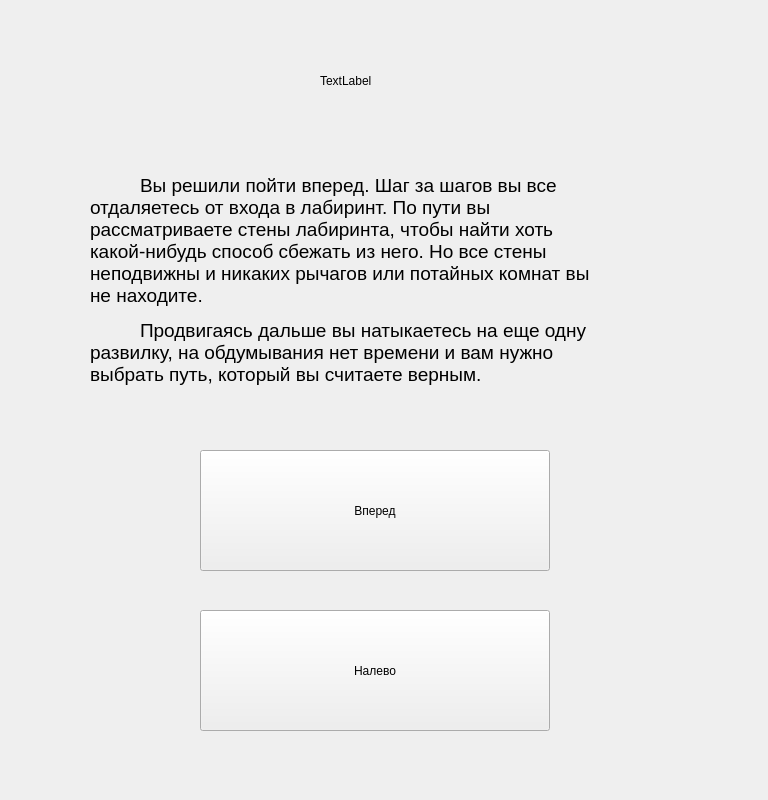
<?xml version="1.0" encoding="UTF-8"?>
<ui version="4.0">
 <class>Vpered1</class>
 <widget class="QWidget" name="Vpered1">
  <property name="geometry">
   <rect>
    <x>0</x>
    <y>0</y>
    <width>768</width>
    <height>800</height>
   </rect>
  </property>
  <property name="windowTitle">
   <string>Form</string>
  </property>
  <widget class="QPushButton" name="pushButton">
   <property name="geometry">
    <rect>
     <x>200</x>
     <y>450</y>
     <width>350</width>
     <height>121</height>
    </rect>
   </property>
   <property name="text">
    <string>Вперед</string>
   </property>
  </widget>
  <widget class="QPushButton" name="pushButton_2">
   <property name="geometry">
    <rect>
     <x>200</x>
     <y>610</y>
     <width>350</width>
     <height>121</height>
    </rect>
   </property>
   <property name="text">
    <string>Налево</string>
   </property>
  </widget>
  <widget class="QLabel" name="label_2">
   <property name="geometry">
    <rect>
     <x>90</x>
     <y>120</y>
     <width>631</width>
     <height>321</height>
    </rect>
   </property>
   <property name="text">
    <string>&lt;html&gt;&lt;head/&gt;&lt;style&gt; p {text-indent: 50px} &lt;/style&gt;&lt;body&gt;&lt;p&gt;&lt;span style=&quot; font-size:14pt;&quot;&gt;Вы решили пойти вперед. Шаг за шагов вы все&lt;br/&gt;отдаляетесь от входа в лабиринт. По пути вы&lt;br/&gt;рассматриваете стены лабиринта, чтобы найти хоть&lt;br/&gt;какой-нибудь способ сбежать из него. Но все стены&lt;br/&gt;неподвижны и никаких рычагов или потайных комнат вы&lt;br/&gt;не находите.&lt;/span&gt;&lt;/p&gt;&lt;p&gt;&lt;span style=&quot; font-size:14pt;&quot;&gt;Продвигаясь дальше вы натыкаетесь на еще одну&lt;br/&gt;развилку, на обдумывания нет времени и вам нужно&lt;br/&gt;выбрать путь, который вы считаете верным.&lt;/span&gt;&lt;/p&gt;&lt;/body&gt;&lt;/html&gt;</string>
   </property>
  </widget>
  <widget class="QLabel" name="label_pict">
   <property name="geometry">
    <rect>
     <x>0</x>
     <y>0</y>
     <width>768</width>
     <height>800</height>
    </rect>
   </property>
   <property name="text">
    <string/>
   </property>
   <property name="pixmap">
    <pixmap>../PICT/pict2.png</pixmap>
   </property>
  </widget>
  <widget class="QLabel" name="label5">
   <property name="geometry">
    <rect>
     <x>320</x>
     <y>30</y>
     <width>251</width>
     <height>101</height>
    </rect>
   </property>
   <property name="styleSheet">
    <string notr="true">font: 14pt &quot;Times New Roman&quot;;</string>
   </property>
   <property name="text">
    <string>TextLabel</string>
   </property>
  </widget>
  <zorder>label_pict</zorder>
  <zorder>pushButton</zorder>
  <zorder>pushButton_2</zorder>
  <zorder>label_2</zorder>
  <zorder>label5</zorder>
 </widget>
 <resources/>
 <connections/>
</ui>
